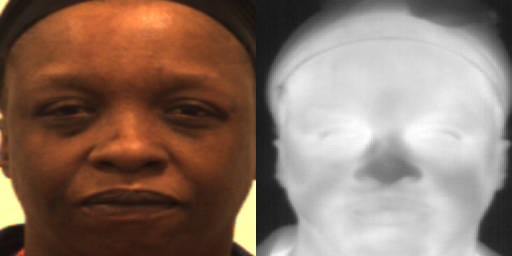
#> input picture VistaMorph/data/DEVCOM_5perc/test/SUBJ7db4c663_b_2019-11-04_12-14-35-353.png, 512 x 256 px, given as the content of the folder ../dataset/50kshoes_edges, which was not available
$ python combine_A_and_B_mod.py   (older library calls are emulated)
#> lines starting #> are read from the running program, lines starting #| are printed output that depends on the picture
import os
import numpy as np
import cv2
import argparse
from multiprocessing import Pool


"""
Pairs without needing a train or test sub-directory.
Official pairing script from: https://github.com/junyanz/pytorch-CycleGAN-and-pix2pix/blob/master/datasets/combine_A_and_B.py

Usage:
python datasets/combine_A_and_B.py --fold_A /path/to/data/A --fold_B /path/to/data/B --fold_AB /path/to/data
A and B image names must be EXACTLY the same like: A/1.jpg and B/1.jpg

Example:
A: 'experiments/frames/0009/20201215T172319' # RGB
B: 'experiments/thermal/0009/20201215T172319' # THERMAL
AB: 'experiments/pairs/0009/20201215T172319'

python datasets/combine_A_and_B.py --fold_A /path/to/data/A --fold_B /path/to/data/B --fold_AB /path/to/data
Ref: https://github.com/junyanz/pytorch-CycleGAN-and-pix2pix/blob/master/docs/datasets.md
"""


def image_write(path_A, path_B, path_AB):
    im_A = cv2.imread(path_A, 1) # python2: cv2.CV_LOAD_IMAGE_COLOR; python3: cv2.IMREAD_COLOR
    im_B = cv2.imread(path_B, 1) # python2: cv2.CV_LOAD_IMAGE_COLOR; python3: cv2.IMREAD_COLOR
    im_AB = np.concatenate([im_A, im_B], 1)
    cv2.imwrite(path_AB, im_AB)


parser = argparse.ArgumentParser('create image pairs')
parser.add_argument('--fold_A', dest='fold_A', help='input directory for image A', type=str, default='../dataset/50kshoes_edges')
parser.add_argument('--fold_B', dest='fold_B', help='input directory for image B', type=str, default='../dataset/50kshoes_jpg')
parser.add_argument('--fold_AB', dest='fold_AB', help='output directory', type=str, default='../dataset/test_AB')
parser.add_argument('--num_imgs', dest='num_imgs', help='number of images', type=int, default=1000000)
parser.add_argument("--experiment", type=str, default="none", help="experiment_name")
args = parser.parse_args()

print("STARTING!")

os.makedirs(f"experiments/{args.experiment}/pairs/real/", exist_ok=True)
os.makedirs(f"experiments/{args.experiment}/pairs/reg/", exist_ok=True)

for arg in vars(args):
    print('[%s] = ' % arg, getattr(args, arg))


img_fold_A = args.fold_A
print("A:", img_fold_A)

img_fold_B = args.fold_B
print("B:", img_fold_B)

img_list = os.listdir(img_fold_A)

num_imgs = min(args.num_imgs, len(img_list))
print('use %d/%d images' % (num_imgs, len(img_list)))

img_fold_AB = args.fold_AB

if not os.path.isdir(img_fold_AB):
    os.makedirs(img_fold_AB)
    print('number of images = %d' % (num_imgs))

for n in range(num_imgs):
    name_A = img_list[n] #1.jpg
    path_A = os.path.join(img_fold_A, name_A)
    name_B = name_A
    path_B = os.path.join(img_fold_B, name_B)

    if os.path.isfile(path_A) and os.path.isfile(path_B):
        name_AB = name_A
        path_AB = os.path.join(img_fold_AB, name_AB)
        print("path_AB:", path_AB)

        im_A = cv2.imread(path_A, 1) # python2: cv2.CV_LOAD_IMAGE_COLOR; python3: cv2.IMREAD_COLOR
#> im_A is the input picture: shape (256, 512, 3); mean B, G, R 103.1, 116, 138.3
        im_B = cv2.imread(path_B, 1) # python2: cv2.CV_LOAD_IMAGE_COLOR; python3: cv2.IMREAD_COLOR
        im_AB = np.concatenate([im_A, im_B], 1)
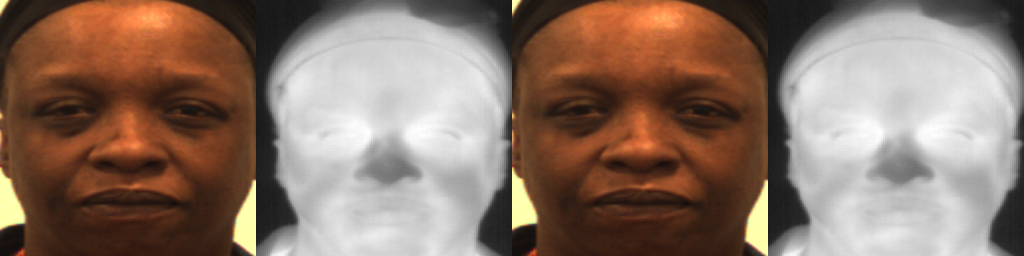
#> im_AB: shape (256, 1024, 3); mean B, G, R 103.1, 116, 138.3
        cv2.imwrite(path_AB, im_AB)

print("Done!")

$ run again, on VistaMorph/data/DEVCOM_5perc/test/SUBJa1a88fab_e_2019-11-04_14-05-55-457.png
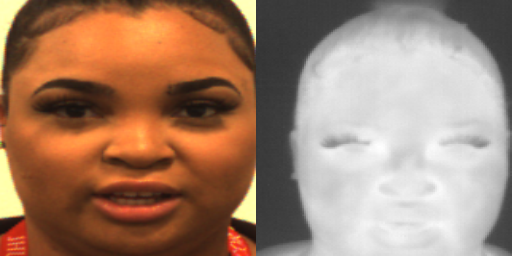
#> input picture VistaMorph/data/DEVCOM_5perc/test/SUBJa1a88fab_e_2019-11-04_14-05-55-457.png, 512 x 256 px, given as the content of the folder ../dataset/50kshoes_edges, which was not available
#> im_A is the input picture: shape (256, 512, 3); mean B, G, R 109.1, 129.4, 162.3
#> `im_AB = np.concatenate([im_A, im_B], 1)`:
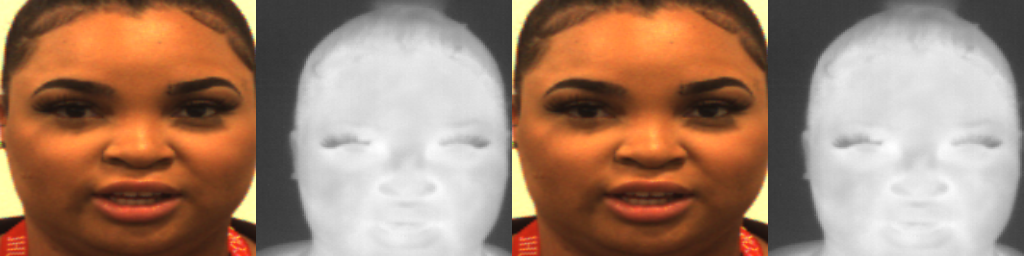
#> im_AB: shape (256, 1024, 3); mean B, G, R 109.1, 129.4, 162.3

$ run again, on VistaMorph/data/DEVCOM_5perc/test/SUBJac4d1cec_e_2019-11-06_08-54-19-445.png
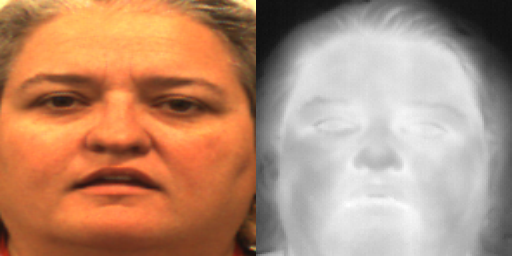
#> input picture VistaMorph/data/DEVCOM_5perc/test/SUBJac4d1cec_e_2019-11-06_08-54-19-445.png, 512 x 256 px, given as the content of the folder ../dataset/50kshoes_edges, which was not available
#> im_A is the input picture: shape (256, 512, 3); mean B, G, R 117.1, 142.1, 183.6
#> `im_AB = np.concatenate([im_A, im_B], 1)`:
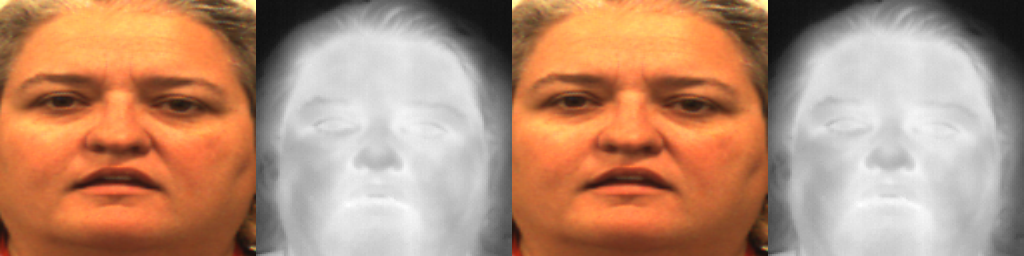
#> im_AB: shape (256, 1024, 3); mean B, G, R 117.1, 142.1, 183.6
